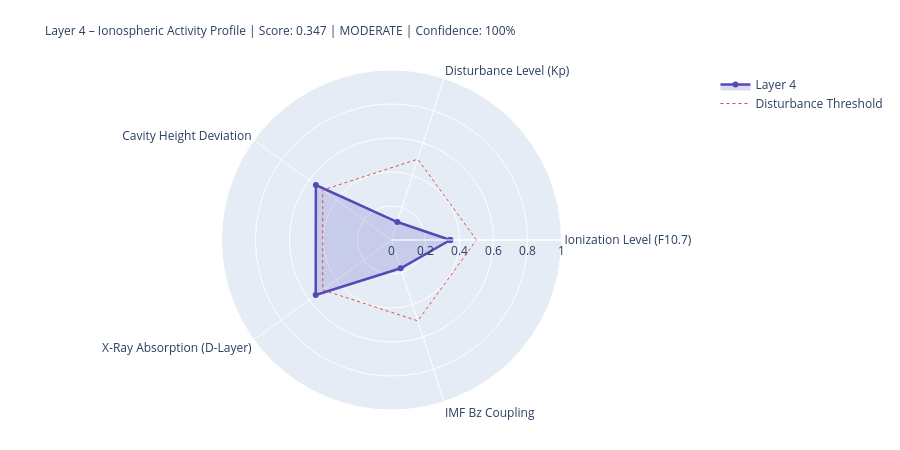

Notebook source saved alongside this figure:
### Markdown cell above
---
## 4. State Assessment & Handoff to Layer 5

### Code cell
# ============================================================
# LAYER-4-SCORE
# ============================================================

COMPONENTS = {
    'Ionization Level (F10.7)':    {'score': ioniz,       'source': 'primary' if f107_now else 'from_layer0', 'dynamic': True},
    'Disturbance Level (Kp)':          {'score': disturb,     'source': 'primary' if kp_now   else 'from_layer0', 'dynamic': True},
    'Cavity Height Deviation':    {'score': h_dev,       'source': 'derived',                                'dynamic': True},
    'X-Ray Absorption (D-Layer)':{'score': xray_ioniz,  'source': 'primary' if xray_now else 'missing',     'dynamic': True},
    'IMF Bz Coupling':             {'score': bz_coupling, 'source': 'primary' if bz_now   else 'from_layer0', 'dynamic': True},
}

available    = {k: v['score'] for k, v in COMPONENTS.items() if v['score'] is not None}
unavailable  = [k for k, v in COMPONENTS.items() if v['score'] is None]
layer4_score = round(sum(available.values()) / len(available), 4) if available else None
confidence   = round(len(available) / len(COMPONENTS), 2)
level = ('unknown' if layer4_score is None
         else 'quiet'   if layer4_score < 0.3
         else 'moderate' if layer4_score < 0.6
         else 'active')
dominant_l4 = max(available, key=available.get) if available else 'none'

# Resonance delta for Schumann SR-1
sr1_ref = schumann_freq(1, 80.0)
sr1_now = schumann_freq(1, h_eff)
sr1_delta_mhz = (sr1_now - sr1_ref) * 1000

# Propagation conditions
prop_cond = ('disturbed'   if kp_val > 4
             else 'unsettled' if kp_val > 2
             else 'normal')
if xray_class in ['X', 'M']:
    prop_cond = 'Radio-Blackout moeglich'

W = 68
print('=' * W)
print('LAYER 4 – IONOSPHERE – STATE ASSESSMENT')
print('=' * W)
for name, comp in COMPONENTS.items():
    s = comp['score']
    if s is not None:
        bar = '█' * int(s * 20) + '░' * (20 - int(s * 20))
        print(f'  {name:<36} {bar}  {s:.3f}  [{comp["source"]}]')
    else:
        print(f'  {name:<36} {"─" * 20}  n/a   [missing]')
print('-' * W)
print(f'  Score:          {layer4_score:.3f}  ({len(available)}/{len(COMPONENTS)} components)')
print(f'  Confidence:     {confidence:.0%}')
print(f'  Level:          {level.upper()}')
print(f'  Dominant:       {dominant_l4}')
print(f'  Cavity height:  {h_eff:.1f} km  (Ref: 80.0 km)')
print(f'  SR-1:           {sr1_now:.3f} Hz  (Δ {sr1_delta_mhz:+.1f} mHz vs. ref)')
print(f'  Propagation:    {prop_cond}')
print(f'  X-Ray:          {xray_class}-class  ({xray_now:.2e} W/m²)' if xray_now else '  X-Ray:          n/a')
print('=' * W)

# Radar
cats   = list(available.keys())
vals_r = list(available.values())
if len(cats) >= 3:
    fig = go.Figure()
    fig.add_trace(go.Scatterpolar(
        r=vals_r + [vals_r[0]], theta=cats + [cats[0]],
        fill='toself', fillcolor='rgba(83,74,183,0.20)',
        line=dict(color='#534AB7', width=2.5), name='Layer 4'
    ))
    fig.add_trace(go.Scatterpolar(
        r=[0.5] * (len(cats)+1), theta=cats + [cats[0]],
        line=dict(color='#E24B4A', dash='dot', width=1),
        mode='lines', name='Disturbance Threshold'
    ))
    fig.update_layout(
        title=dict(
            text=f'Layer 4 – Ionospheric Activity Profile | Score: {layer4_score:.3f} | {level.upper()} | Confidence: {confidence:.0%}',
            font=dict(size=12)
        ),
        polar=dict(radialaxis=dict(visible=True, range=[0, 1])),
        height=450, showlegend=True,
        margin=dict(l=80, r=80, t=70, b=40)
    )
    fig.show()

### Figure 1 — Plotly figure (JSON) as saved in the notebook; plotly's stock layout.template omitted (floating-point values rounded to 4 significant figures)
{"data": [{"fill": "toself", "fillcolor": "rgba(83,74,183,0.20)", "line": {"color": "#534AB7", "width": 2.5}, "name": "Layer 4", "r": [0.346, 0.111, 0.55, 0.551, 0.175, 0.346], "theta": ["Ionization Level (F10.7)", "Disturbance Level (Kp)", "Cavity Height Deviation", "X-Ray Absorption (D-Layer)", "IMF Bz Coupling", "Ionization Level (F10.7)"], "type": "scatterpolar"}, {"line": {"color": "#E24B4A", "dash": "dot", "width": 1}, "mode": "lines", "name": "Disturbance Threshold", "r": [0.5, 0.5, 0.5, 0.5, 0.5, 0.5], "theta": ["Ionization Level (F10.7)", "Disturbance Level (Kp)", "Cavity Height Deviation", "X-Ray Absorption (D-Layer)", "IMF Bz Coupling", "Ionization Level (F10.7)"], "type": "scatterpolar"}], "layout": {"height": 450, "margin": {"b": 40, "l": 80, "r": 80, "t": 70}, "polar": {"radialaxis": {"range": [0, 1], "visible": true}}, "showlegend": true, "title": {"font": {"size": 12}, "text": "Layer 4 – Ionospheric Activity Profile | Score: 0.347 | MODERATE | Confidence: 100%"}}}
